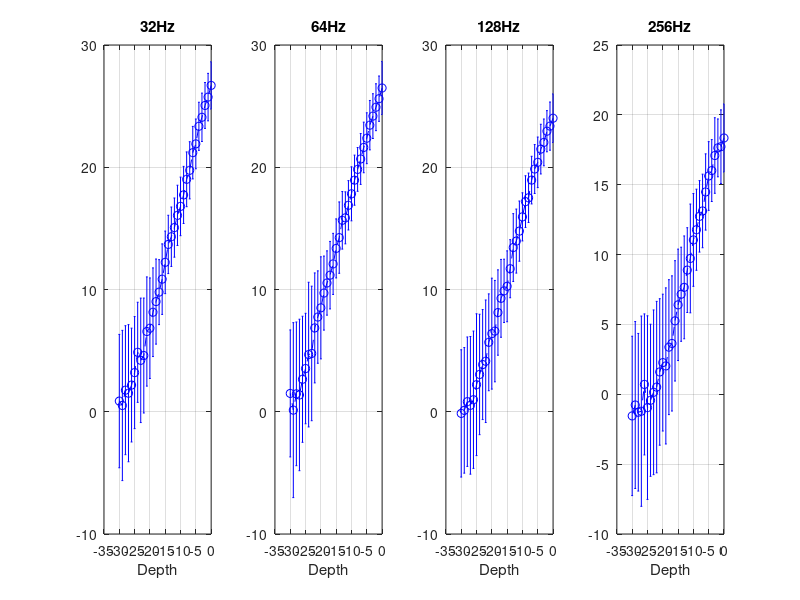

Recreate this plot in MATLAB. (Note: this script raises an error after producing the figure.)
% scatter and fitting of RA for 32 Hz and -5 dB depth
% load('RA_model.mat')
% load('RA_model(allCFs).mat')
% load('RA_model(allCFsCarrier).mat')
load('RA_model(allCFsCarrier)model1.mat')
% load('RA_model(allCFsCarrier)model5.mat')
% load('RA_model(allCFsCarrierBP).mat')

%% scatter for all modulation rates and depth
Depth = -(0:30);
Fre = [32 64 128 256];
for i=1:4
    for j=1:length(Depth)
        RA_mean(i,j) = mean(RA_model(i,j,:));
        RA_std(i,j) = std(RA_model(i,j,:),1);
    end
end

figure
for i=1:4
    subplot(1,4,i);
    errorbar(Depth,RA_mean(i,:),RA_std(i,:),'--ob');
    title([num2str(Fre(i)),'Hz']);
    xlabel('Depth');
    xlim([-35 0]);
    grid on;
    hold off;
end
res = zeros(4,length(Depth));
for i=1:4
    for j=1:length(Depth)
        res(i,j) = 10^(RA_mean(i,j)/20);
    end
end

%% scatter and fitting for 32 Hz and -5 dB

load('A0.mat')
fm_index = 4;
p0 = A0(fm_index,:);
para = lsqcurvefit(@myfun,p0,Depth,RA_mean(fm_index,:),[0 -30 0],[1 0 1]);
figure
hold on;
for i1 = 1:length(Depth)
    for count=1:100
        sc = plot(Depth(i1),RA_model(fm_index,i1,count),'*','color',[0.7 0.7 0.7],'markersize',3);
    end
end
eb = errorbar(Depth,RA_mean(fm_index,:),RA_std(fm_index,:),'--sk','MarkerSize',4,'MarkerEdgeColor','k','MarkerFaceColor','w','linewidth',1);
ft = plot(Depth,myfun(para,Depth),'r-','linewidth',2);
line([para(2) para(2)],[-27 15],'linestyle','--','color','b','linewidth',1)
text(para(2)+2,-5,['T = ' num2str(roundn(para(2),-2)) ' dB'],'color','b','fontsize',12)

lg = legend([sc,eb,ft],'individual','average','fitting curve');
set(lg,'location','northwest')
xlabel('Modulation depth (dB)');
ylabel('Relative amplitude (dB)','fontsize',14)
axis([-32 2 -10 30]);
set(gca,'FontSize',14)
box on
